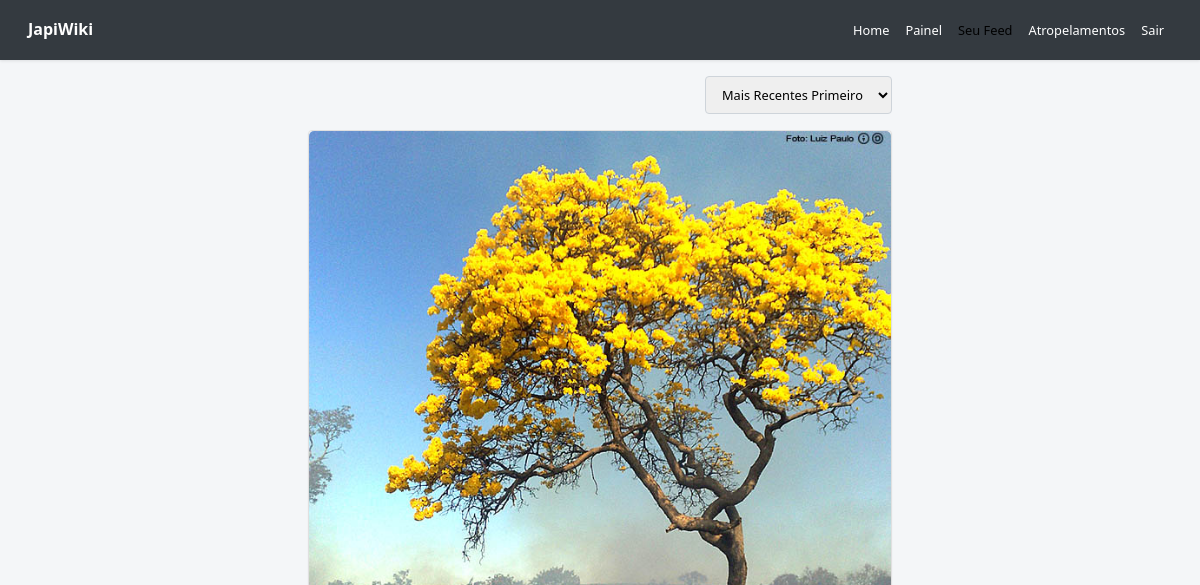
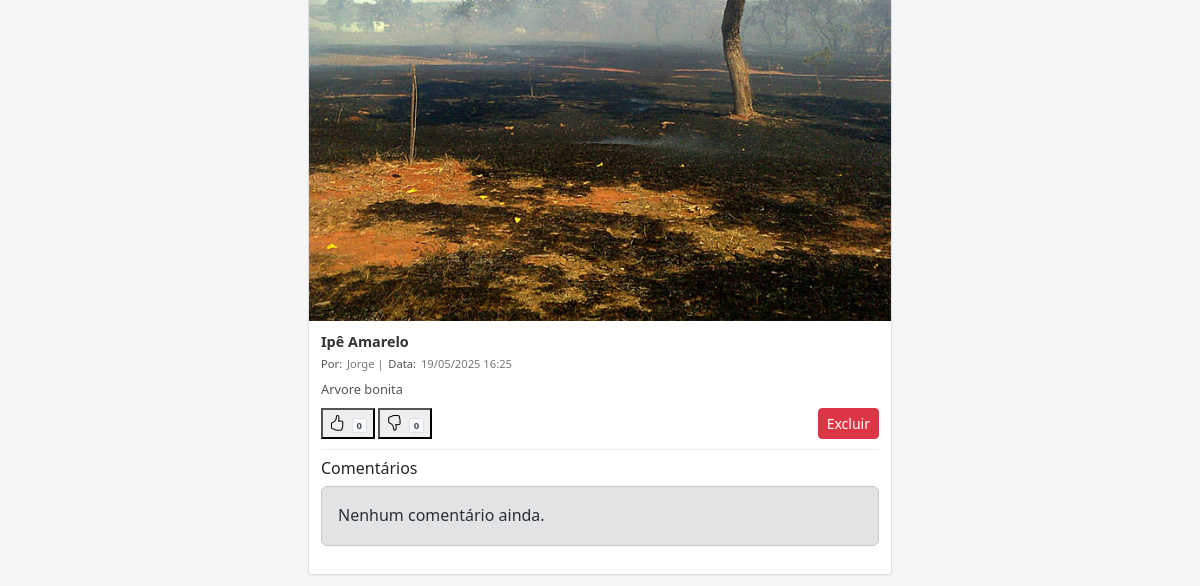
Page /feed_user.php (signed in, upper part) on the earlier database version (2 pictures, top to bottom).
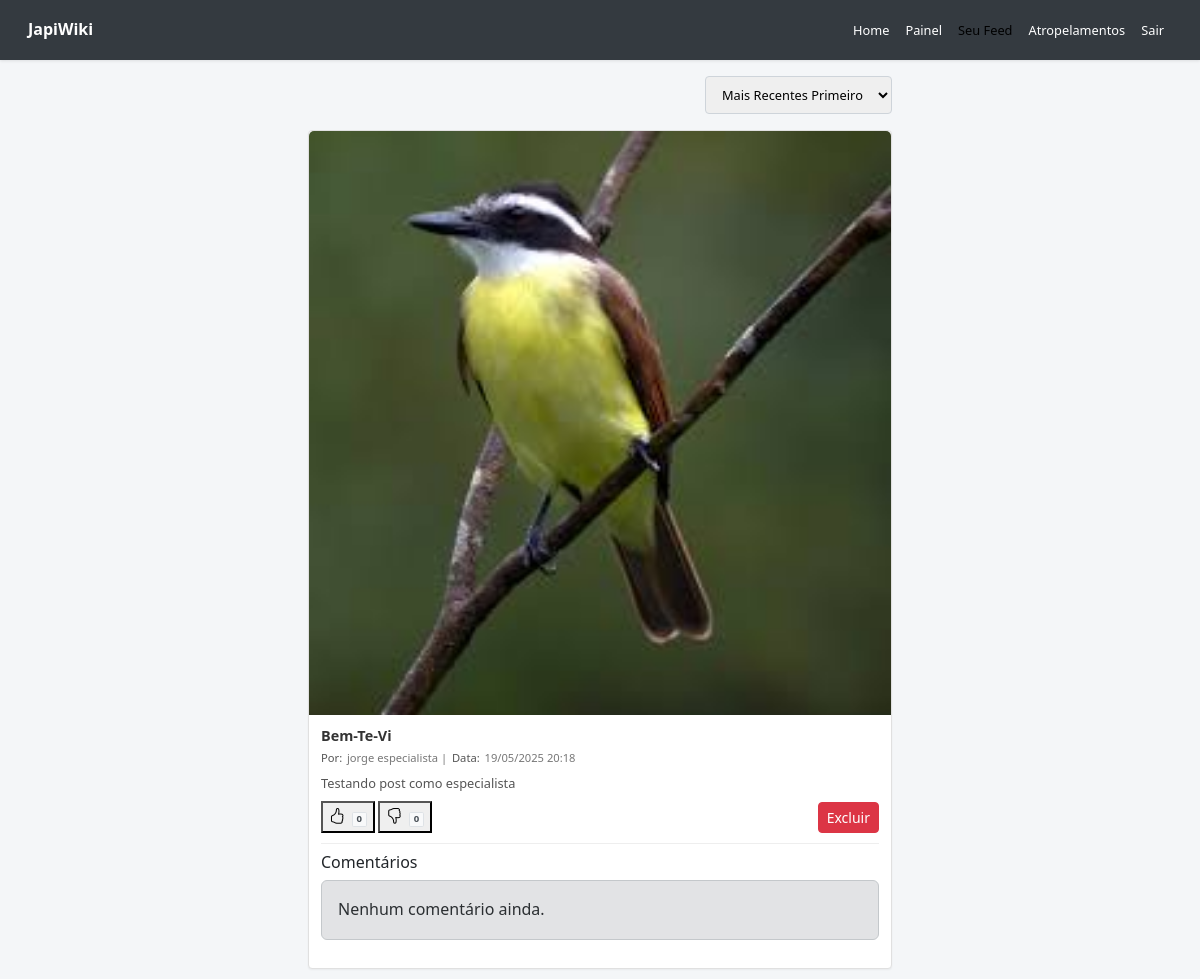
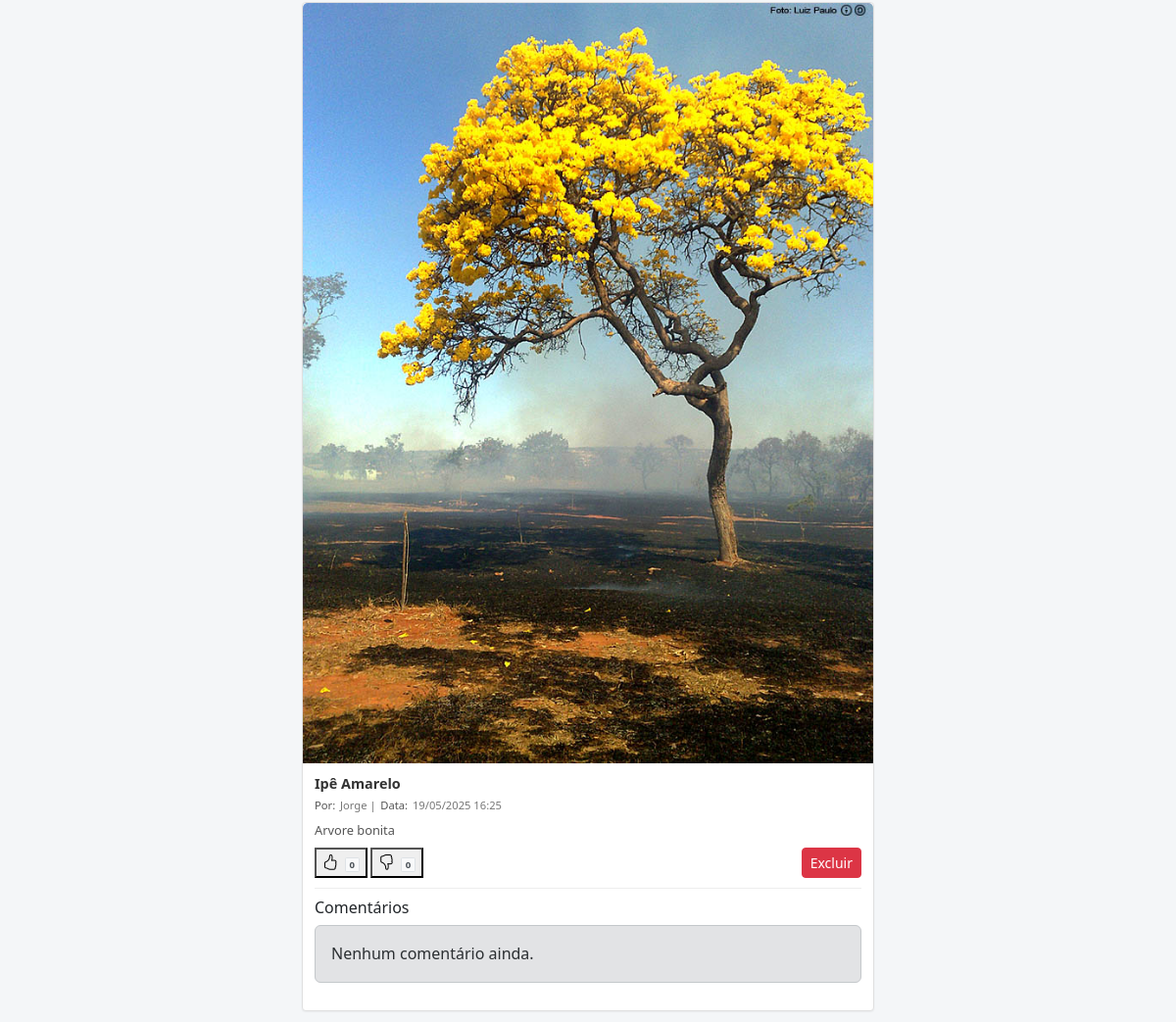
Same page on the later database version (2 pictures, top to bottom).
### tables this page shows
CREATE TABLE `publicacoes` (
  `id` int(11) NOT NULL,
  `especie` varchar(255) NOT NULL,
  `foto` varchar(255) NOT NULL,
  `usuario_id` int(11) NOT NULL,
  `data_publicacao` datetime DEFAULT current_timestamp(),
  `titulo` varchar(255) DEFAULT NULL,
  `descricao` text DEFAULT NULL,
  `caminho_foto` varchar(255) DEFAULT NULL,
  `atropelamento` tinyint(1) DEFAULT 0,
  `categoria` varchar(50) DEFAULT NULL
);

CREATE TABLE `usuarios` (
  `id` int(11) NOT NULL,
  `nome` varchar(100) NOT NULL,
  `email` varchar(100) NOT NULL,
  `senha` varchar(255) NOT NULL,
  `cargo` enum('user','especialista','admin') DEFAULT 'user',
  `token_senha` varchar(64) DEFAULT NULL,
  `token_expiracao` datetime DEFAULT NULL
);

### feed_user.php (the view, shortened to what this page needs)
<?php
include 'conexao.php';
$painel_voltar = 'painel_usuario.php';
if (isset($_SESSION['cargo'])) {
    if ($_SESSION['cargo'] === 'admin') {
        $painel_voltar = 'admin.php';
    } elseif ($_SESSION['cargo'] === 'especialista') {
        $painel_voltar = 'painel_especialista.php';
    }
}
$cargo_usuario = $_SESSION['cargo'] ?? 'user';
$pode_interagir = ($cargo_usuario === 'especialista' || $cargo_usuario === 'admin' || $cargo_usuario === 'user');
$ordem = $_GET['ordem'] ?? 'DESC';
$ordem_sql = ($ordem === 'ASC') ? 'ASC' : 'DESC';
$stmt = $conn->prepare("
            SELECT p.*, u.nome, u.id as usuario_id,
            (SELECT COUNT(*) FROM interacoes WHERE publicacao_id = p.id AND tipo = 'like') AS likes,
            (SELECT COUNT(*) FROM interacoes WHERE publicacao_id = p.id AND tipo = 'dislike') AS dislikes,
            (SELECT tipo FROM interacoes WHERE publicacao_id = p.id AND usuario_id = ?) AS minha_interacao
            FROM publicacoes p
            JOIN usuarios u ON p.usuario_id = u.id
            ORDER BY p.data_publicacao $ordem_sql");
$stmt->bind_param("i", $_SESSION['usuario_id']);
$stmt->execute();
$resultado = $stmt->get_result();
?>
<!DOCTYPE html>
<html lang="pt-br">
<head>
    <link href="https://cdn.jsdelivr.net/npm/bootstrap@5.3.0/dist/css/bootstrap.min.css" rel="stylesheet">
    <link rel="stylesheet" href="https://cdn.jsdelivr.net/npm/bootstrap-icons@1.11.1/font/bootstrap-icons.css">
    <link rel="stylesheet" href="css/feed.css">
</head>
<body>
    <nav class="navbar navbar-expand-lg">
        <div class="container-fluid">
            <a class="navbar-brand" href="#">JapiWiki</a>
            <div class="navbar-nav">
                <a class="nav-link" href="home.html">Home</a>
                <a class="nav-link" href="<?= $painel_voltar ?>">Painel</a>
                <a class="nav-link active" href="feed_user.php">Seu Feed</a>
                <a class="nav-link" href="feed_atropelamentos.php">Atropelamentos</a>
                <a class="nav-link" href="logout.php">Sair</a>
            </div>
        </div>
    </nav>
    <div class="feed-container">
        <div class="order-select-container">
            <select class="order-select" onchange="window.location.href='feed_user.php?ordem=' + this.value">
                <option value="DESC" <?= ($ordem === 'DESC') ? 'selected' : '' ?>>Mais Recentes Primeiro</option>
            </select>
        </div>
        <?php while ($pub = $resultado->fetch_assoc()): ?>
            <div class="card">
                <?php
                $nome_arquivo = basename($pub['caminho_foto']);
                $caminho_imagem = "fotos/" . $nome_arquivo;
                ?>
                <?php if (file_exists(__DIR__ . "/" . $caminho_imagem)): ?>
                    <img src="<?= $caminho_imagem ?>" class="card-img-top" alt="<?= htmlspecialchars($pub['titulo'] ?? '') ?>">
                <?php else: ?>
                    <div class="bg-secondary text-white p-5 text-center">
                        Imagem não encontrada
                    </div>
                <?php endif; ?>
                <div class="card-body">
                    <h5 class="card-title"><?= htmlspecialchars($pub['titulo'] ?? '') ?></h5>
                    <div class="post-info">
                        <strong>Por:</strong> <?= htmlspecialchars($pub['nome'] ?? 'Desconhecido') ?>
                        |
                        <strong>Data:</strong> <?= date('d/m/Y H:i', strtotime($pub['data_publicacao'] ?? '')) ?>
                    </div>
                    <p class="card-text"><?= nl2br(htmlspecialchars($pub['descricao'] ?? '')) ?></p>
                    <div class="card-actions">
                        <div class="btn-group" role="group">
                            <button class="like-button <?= ($pode_interagir ? '' : 'disabled-interact') ?> <?= ($pub['minha_interacao'] === 'like' ? 'like-active' : '') ?>"
                                    data-publicacao-id="<?= $pub['id'] ?>" data-tipo="like" <?= ($pode_interagir ? '' : 'disabled') ?>>
                                <i class="bi bi-hand-thumbs-up"></i> <span class="badge bg-light text-dark like-count-<?= $pub['id'] ?>"><?= $pub['likes'] ?></span>
                            </button>
                            <button class="dislike-button <?= ($pode_interagir ? '' : 'disabled-interact') ?> <?= ($pub['minha_interacao'] === 'dislike' ? 'dislike-active' : '') ?>"
                                    data-publicacao-id="<?= $pub['id'] ?>" data-tipo="dislike" <?= ($pode_interagir ? '' : 'disabled') ?>>
                                <i class="bi bi-hand-thumbs-down"></i> <span class="badge bg-light text-dark dislike-count-<?= $pub['id'] ?>"><?= $pub['dislikes'] ?></span>
                            </button>
                        </div>
                        <?php if ($_SESSION['cargo'] === 'admin' || $_SESSION['usuario_id'] === $pub['usuario_id']): ?>
                            <a href="delete.php?id=<?= $pub['id'] ?>" class="btn btn-danger btn-sm ms-auto"
                               onclick="return confirm('Tem certeza que deseja excluir esta publicação?')">
                                Excluir
                            </a>
                        <?php endif; ?>
                    </div>
                    <div class="comentarios-container">
                        <h6>Comentários</h6>
                        <?php
                        $stmt_comentarios = $conn->prepare("
                                SELECT c.*, u.nome, u.cargo
                                FROM comentarios c
                                JOIN usuarios u ON c.usuario_id = u.id
                                WHERE c.publicacao_id = ?
                                ORDER BY c.data_comentario ASC
                            ");
                        $stmt_comentarios->bind_param("i", $pub['id']);
                        $stmt_comentarios->execute();
                        $comentarios = $stmt_comentarios->get_result();
                        if ($comentarios->num_rows > 0):
                            while ($comentario = $comentarios->fetch_assoc()): ?>
                                <div class="comentario visualizacao-apenas">
                                    <div class="comentario-info">
                                        <span class="comentario-autor">
                                            <?= htmlspecialchars($comentario['nome']) ?>
                                            <?= ($comentario['cargo'] === 'especialista') ? '<span class="badge bg-info">Especialista</span>' : '' ?>
                                            <?= ($comentario['cargo'] === 'admin') ? '<span class="badge bg-danger">Admin</span>' : '' ?>
                                            <?= ($comentario['cargo'] === 'user') ? '<span class="badge bg-secondary">Usuário</span>' : '' ?>
                                        </span>
                                        <span>
                                            <?= date('d/m/Y H:i', strtotime($comentario['data_comentario'])) ?>
                                        </span>
                                    </div>
                                    <p class="comentario-text">
                                        <?= nl2br(htmlspecialchars($comentario['comentario'])) ?>
                                    </p>
                                </div>
                            <?php endwhile;
                        else: ?>
                            <div class="alert alert-secondary">Nenhum comentário ainda.</div>
                        <?php endif; ?>
                    </div>
                </div>
            </div>
        <?php endwhile; ?>
    </div>
</body>
</html>

### css/feed.css (style rules this page uses)
body { margin: 0; padding: 0; font-family: 'Segoe UI', Tahoma, Geneva, Verdana, sans-serif; background-color: #f4f6f8; color: #333; line-height: 1.6; }
.navbar { background-color: #343a40; padding: 0.75rem 1rem; display: flex; justify-content: space-between; align-items: center; box-shadow: 0 1px 3px rgba(0, 0, 0, 0.1); }
.navbar-brand { color: #fff; font-size: 1rem; text-decoration: none; font-weight: bold; }
.nav-link { color: #fff; text-decoration: none; font-size: 0.8rem; transition: color 0.3s ease-in-out; padding: 0.3rem 0.5rem; border-radius: 0.2rem; }
.feed-container { max-width: 600px; margin: 1rem auto; padding: 0 0.5rem; }
.card { margin-bottom: 0.75rem; border: 1px solid #e0e0e0; border-radius: 0.25rem; box-shadow: 0 1px 2px rgba(0, 0, 0, 0.05); transition: transform 0.2s ease-in-out, box-shadow 0.2s ease-in-out; background-color: #fff; }
.card-img-top { width: 100%; height: 100%; object-fit: contain; }
.card-body { padding: 0.75rem; }
.card-title { font-size: 0.9rem; margin-bottom: 0.3rem; color: #333; font-weight: 600; }
.post-info { display: flex; align-items: center; margin-bottom: 0.5rem; font-size: 0.7rem; color: #777; flex-wrap: wrap; gap: 0.3rem; }
.post-info strong { color: #555; font-weight: 500; }
.card-text { color: #555; line-height: 1.3; margin-bottom: 0.6rem; font-size: 0.8rem; }
.card-actions { display: flex; gap: 0.3rem; margin-top: 0.5rem; align-items: center; }
.btn-group { margin-right: 0.4rem; display: flex; gap: 0.2rem; }
.badge { margin-left: 0.15rem; font-size: 0.6rem; background-color: #f8f9fa !important; color: #495057 !important; border: 1px solid #dee2e6; padding: 0.1rem 0.25rem; border-radius: 0.1rem; }
.comentarios-container { margin-top: 0.6rem; padding-top: 0.6rem; border-top: 1px solid #eee; }

### feed_user.php (style rules this page uses)
.order-select-container { margin-bottom: 1rem; text-align: right; }
.order-select { padding: 0.5rem 0.75rem; border-radius: 0.25rem; border: 1px solid #ced4da; font-size: 0.8rem; }

Differences in the rows shown:
added publicacoes: caminho_foto (picture), titulo "Bem-Te-Vi", usuario.nome "jorge especialista", data_publicacao "19/05/2025 20:18", descricao "Testando post como especialista", likes "0", dislikes "0"
